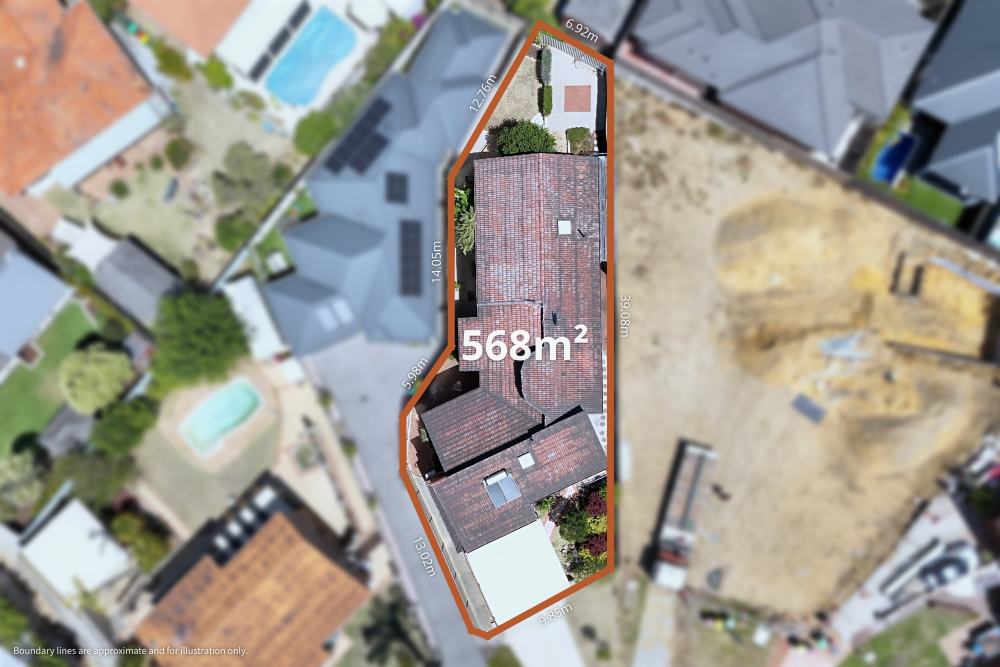
#> input picture 28 Cameron Way - Top Down 2.jpg, 3000 x 2000 px (shown at 1/3 size)
$ python -i estpose.py   (imports and definitions only)   (older library calls are emulated)
#> lines starting #> are read from the running program, lines starting #| are printed output that depends on the picture
### sreg.py
import json, math, sys, numpy as np, cv2
from nad import cam as camOf
D=math.pi/180
class Sat:
    def __init__(s, key):
        m=json.load(open(f'sat/{key}.json')); s.z=m['z']; s.x0=m['x0']; s.y0=m['y0']
        im=cv2.imread(f'sat/{key}.jpg', cv2.IMREAD_GRAYSCALE).astype(np.float32); s.img=im; s.n=2**s.z
    def pix(s, lat, lng):
        x=(lng+180)/360*s.n; la=lat*D; y=(1-np.log(np.tan(la)+1/np.cos(la))/math.pi)/2*s.n
        return (x-s.x0)*256, (y-s.y0)*256
# [17 lines left out: functions rays, ground, not called in this run]
def grad(im):
    gx=cv2.Sobel(im,cv2.CV_32F,1,0,ksize=3); gy=cv2.Sobel(im,cv2.CV_32F,0,1,ksize=3); return cv2.GaussianBlur(np.hypot(gx,gy),(0,0),1.0)
class Reg:
    # [17 lines left out: functions __init__, render, score, not called in this run]
    def pose(s,p):
        c=dict(s.c0); c['yaw']+=p[0]; c['pitch']+=p[1]; c['roll']=c.get('roll',0)+p[2]; c['f35']=24*p[3]
        c['lat']+=p[5]/111320; c['lng']+=p[4]/(111320*math.cos(c['lat']*D)); c['h']+=p[6]; return c
    # [23 lines left out: function solve, not called in this run]
# [3 lines that do not run on import are left out]

### estpose.py
"""Estimate camera pose for DJI Fly exports that lost their drone-dji XMP, and write an XMP packet so the pipeline can run.
usage: python3 estpose.py <slug> <house_lat> <house_lng> <photo>...   (run from ~/aerial)"""
import sys, re, math, json, numpy as np, cv2
from PIL import Image
sys.path.insert(0, '.')
D = math.pi/180
slug, hl, hg = sys.argv[1], float(sys.argv[2]), float(sys.argv[3]); photos = sys.argv[4:]
from sreg import Sat, rays, ground, grad
# [1 line that did not run here, left out]
def exif(f):
    g = Image.open(f)._getexif()[34853]
    d = lambda v, r: (-1 if r in ('S', 'W') else 1) * (float(v[0]) + float(v[1])/60 + float(v[2])/3600)
    return d(g[2], g[1]), d(g[4], g[3]), float(g[6])
def horizon_row(img):
    h0, w0 = img.shape[:2]; s = 1000/w0; im = cv2.resize(img, (1000, int(h0*s)), interpolation=cv2.INTER_AREA)
#> after `h0, w0 = img.shape[:2]`: h0 = 2000; w0 = 3000
#> after `s = 1000 / w0`: s = 0.333
#> after `im = cv2.resize(img, (1000, int(h0 * s)), interpolation=cv2.INTER_AREA`:
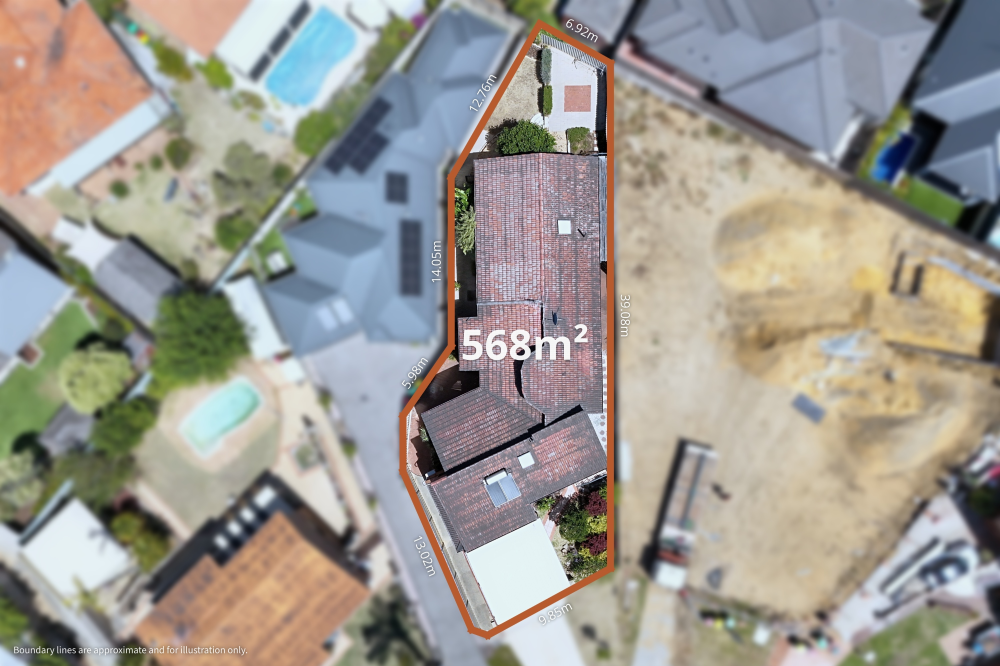
#> im: shape (666, 1000, 3); mean R, G, B 157.1, 153.1, 145.2
    h, w = im.shape[:2]; g = cv2.GaussianBlur(cv2.cvtColor(im, cv2.COLOR_RGB2GRAY).astype(np.float32), (0, 0), 1.2); ys = []
#> after `h, w = im.shape[:2]`: h = 666; w = 1000
#> after `g = cv2.GaussianBlur(cv2.cvtColor(im, cv2.COLOR_RGB2GRAY).astype(np.fl`:
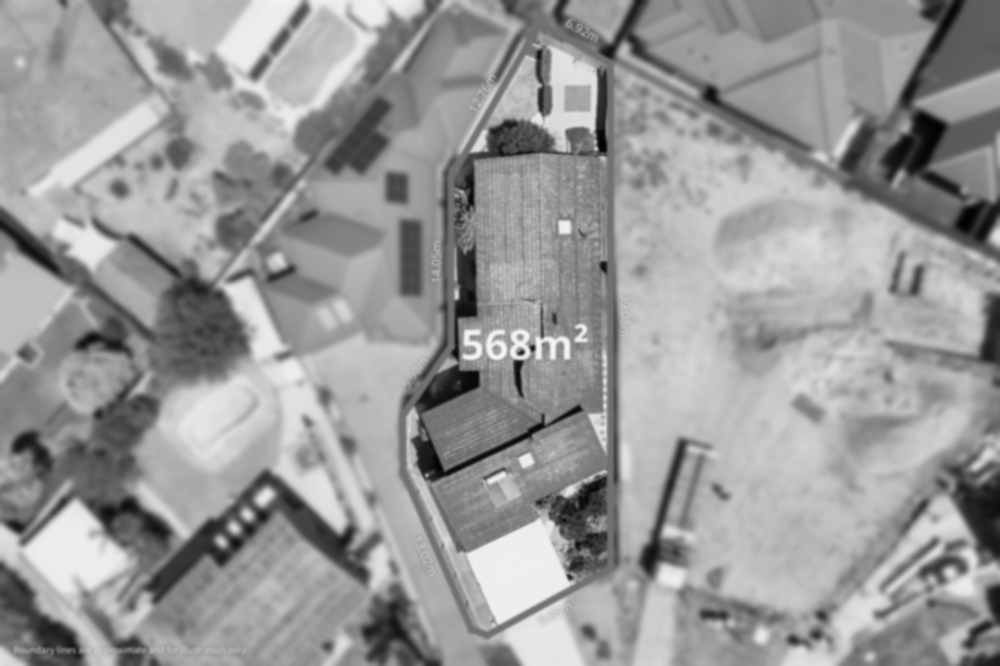
#> g: shape (666, 1000) float32; min 1.38, max 245.7, mean 153.4
    for x in range(40, 960, 3):
        col = g[:, x]
        if col[:int(h*.04)].mean() < 120: continue
        dark = col < min(118, .72*float(np.median(col[:int(h*.04)])))
        run = np.convolve(dark.astype(np.int32), np.ones(6, np.int32), 'valid') == 6
        i = np.argmax(run) if run.any() else -1
        if h*.02 < i < h*.75: ys.append(i)
#> this loop made 307 passes
#> i on passes 1 to 3: 240, 242, 245
#> after the loop, ys = 235 values, max 499 at index 76, min 17 at index 75, mean 133.8
    return (np.median(ys)/s) if len(ys) > 40 else None
class R:
    def __init__(s, f, gw=320):
        im = cv2.imread(f, cv2.IMREAD_GRAYSCALE); s.H, s.W = im.shape; s.X, s.Y = rays(s.W, s.H, None, gw)
        s.P = grad(cv2.resize(im, (gw, s.X.shape[0]), interpolation=cv2.INTER_AREA).astype(np.float32))
    def score(s, c):
        lat, lng, dist, ok = ground(c, s.W, s.H, s.X, s.Y); px, py = sat.pix(lat, lng)
        m = ok & (dist < 450) & (px > 2) & (py > 2) & (px < sat.img.shape[1]-3) & (py < sat.img.shape[0]-3)
        if m.sum() < 2000: return -1
        G = grad(cv2.remap(sat.img, px.astype(np.float32), py.astype(np.float32), cv2.INTER_LINEAR))
        m2 = cv2.erode(m.astype(np.uint8), np.ones((5, 5), np.uint8)).astype(bool); a = s.P[m2]; b = G[m2]; a = a-a.mean(); b = b-b.mean()
        return float((a*b).sum()/math.sqrt((a*a).sum()*(b*b).sum()+1e-9))
out = {}
# [25 lines not run here, left out]

>>> import cv2
>>> picture = cv2.cvtColor(cv2.imread('28 Cameron Way - Top Down 2.jpg'), cv2.COLOR_BGR2RGB)
>>> result = horizon_row(picture)
#> result = 357

$ run again, on DJI_20261110_0088.jpg
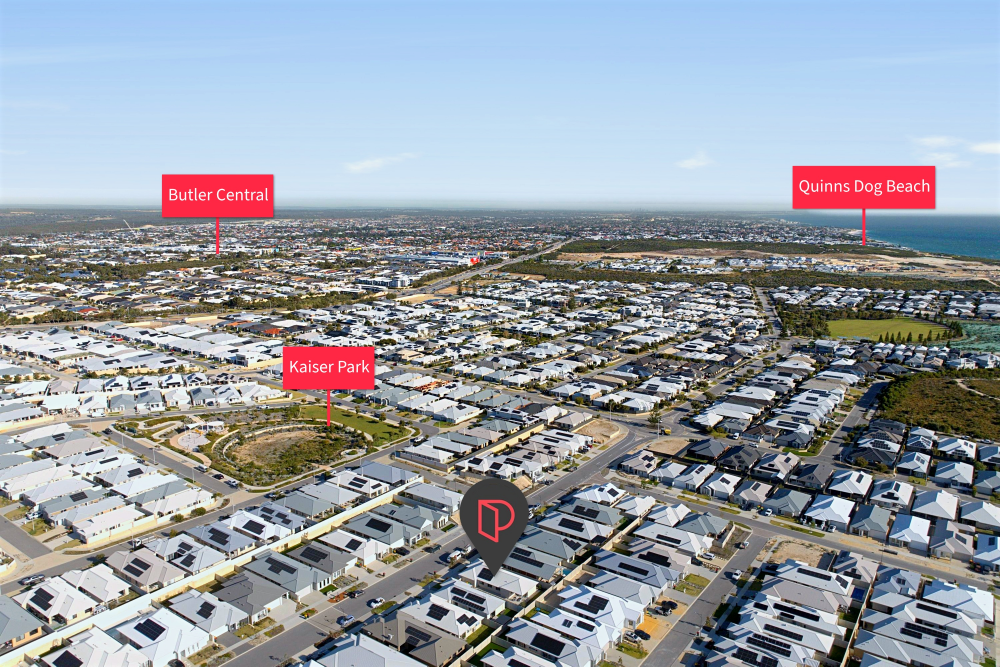
#> input picture DJI_20261110_0088.jpg, 3000 x 2000 px (shown at 1/3 size)
#> in horizon_row, `im = cv2.resize(img, (1000, int(h0 * s)), interpolation=cv2.INTER_AREA`:
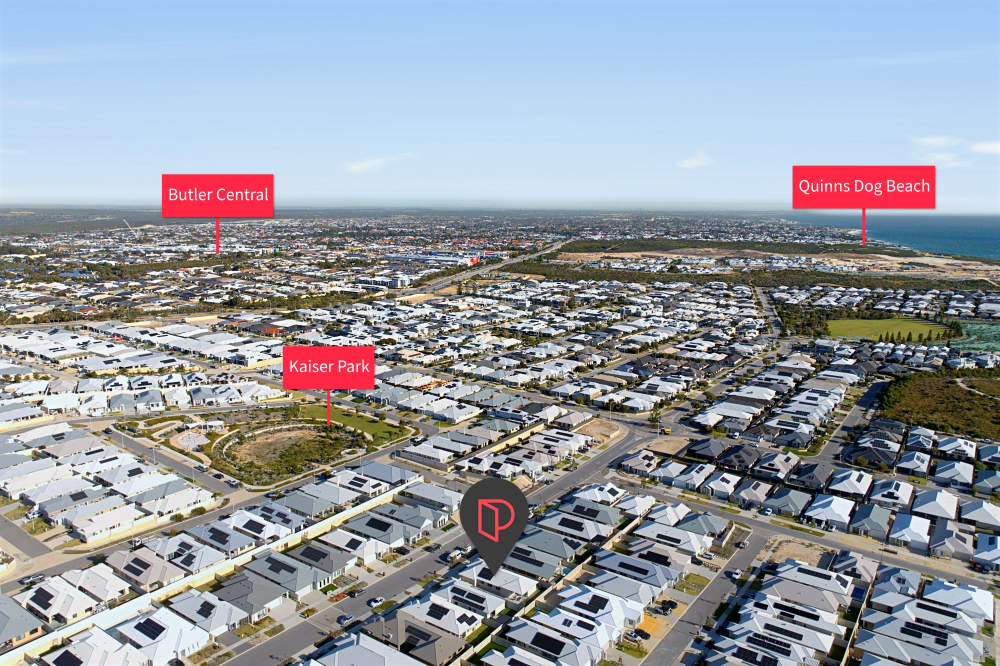
#> im: shape (666, 1000, 3); mean R, G, B 150.2, 155.4, 162.7
#> in horizon_row, `g = cv2.GaussianBlur(cv2.cvtColor(im, cv2.COLOR_RGB2GRAY).astype(np.fl`:
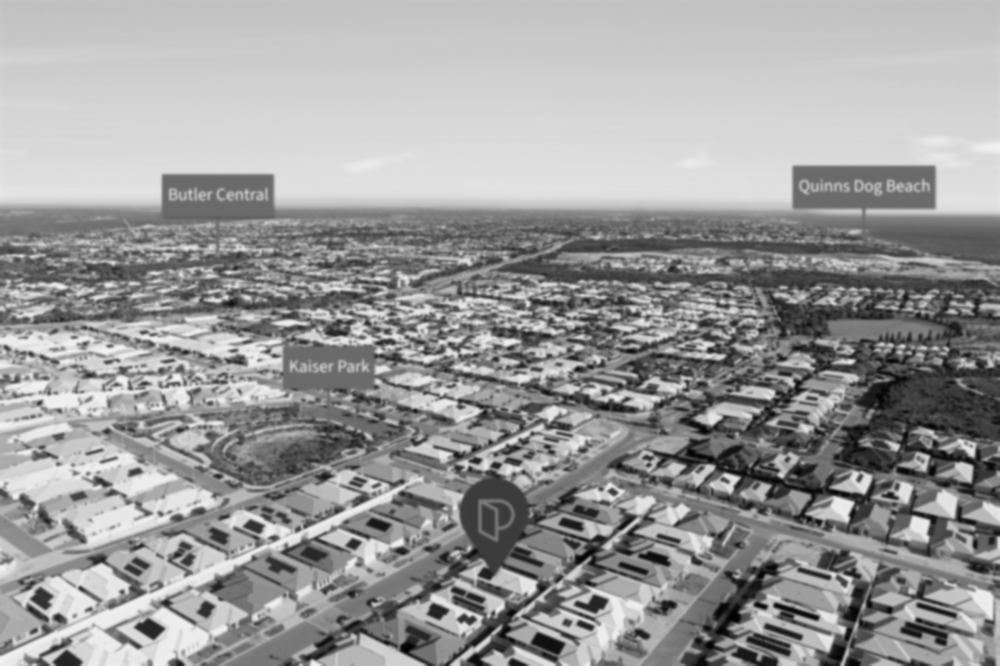
#> g: shape (666, 1000) float32; min 1.53, max 244.1, mean 154.7
#> the loop in horizon_row, `for x in range(40, 960, 3):` made 307 passes
#> i on passes 1 to 3: 257, 225, 224
#> after the loop in horizon_row, `for x in range(40, 960, 3):`: ys = 307 values, max 299 at index 87, min 167 at index 252, mean 213.5
#> result = 666

$ run again, on DJI_20261110_0089.jpg
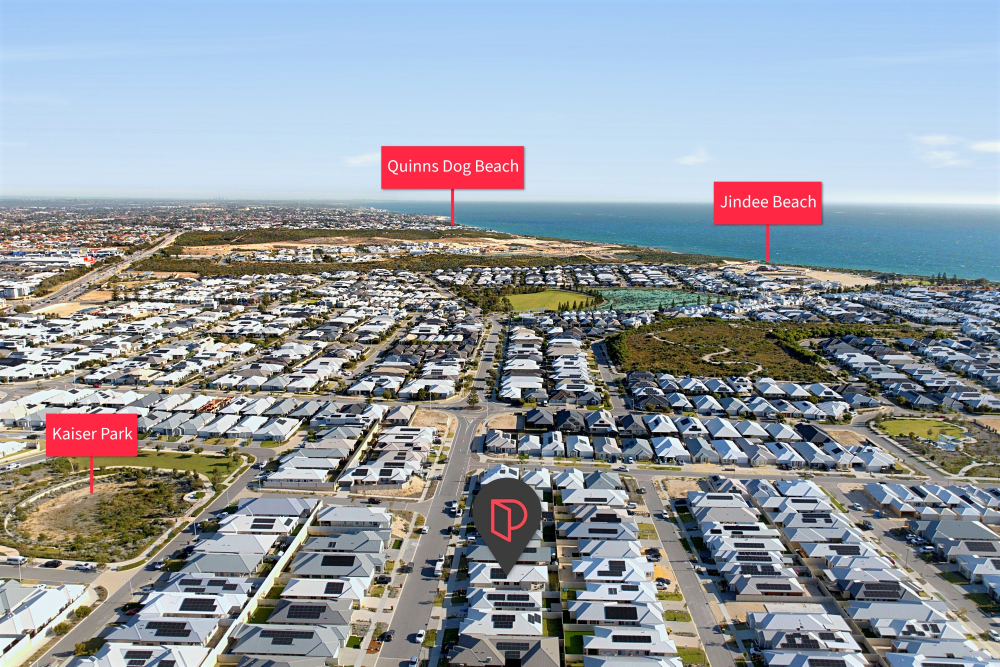
#> input picture DJI_20261110_0089.jpg, 3000 x 2000 px (shown at 1/3 size)
#> in horizon_row, `im = cv2.resize(img, (1000, int(h0 * s)), interpolation=cv2.INTER_AREA`:
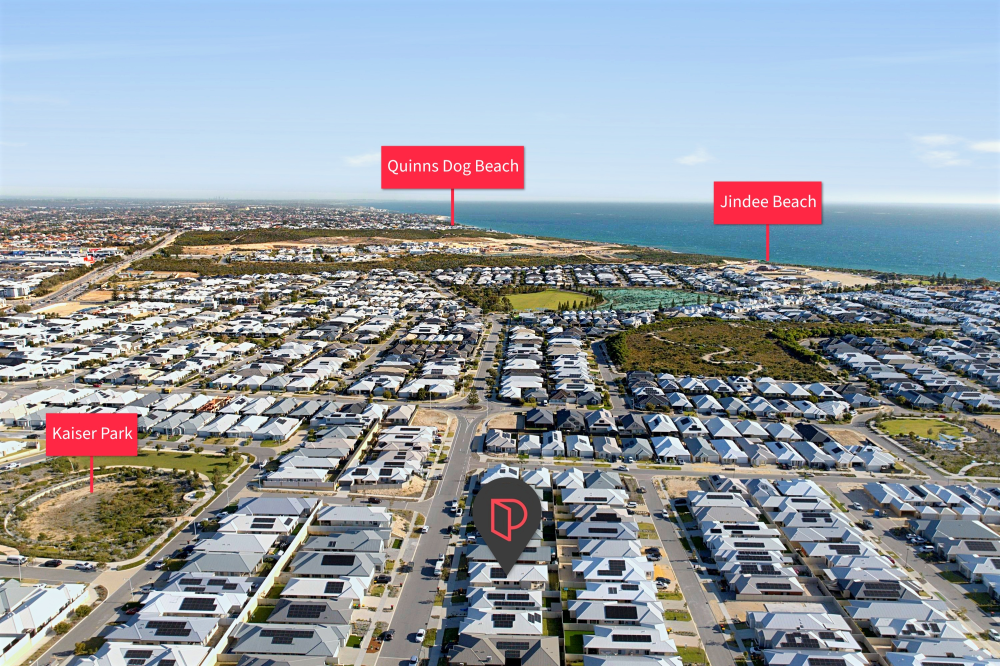
#> im: shape (666, 1000, 3); mean R, G, B 147.3, 153.4, 159.8
#> in horizon_row, `g = cv2.GaussianBlur(cv2.cvtColor(im, cv2.COLOR_RGB2GRAY).astype(np.fl`:
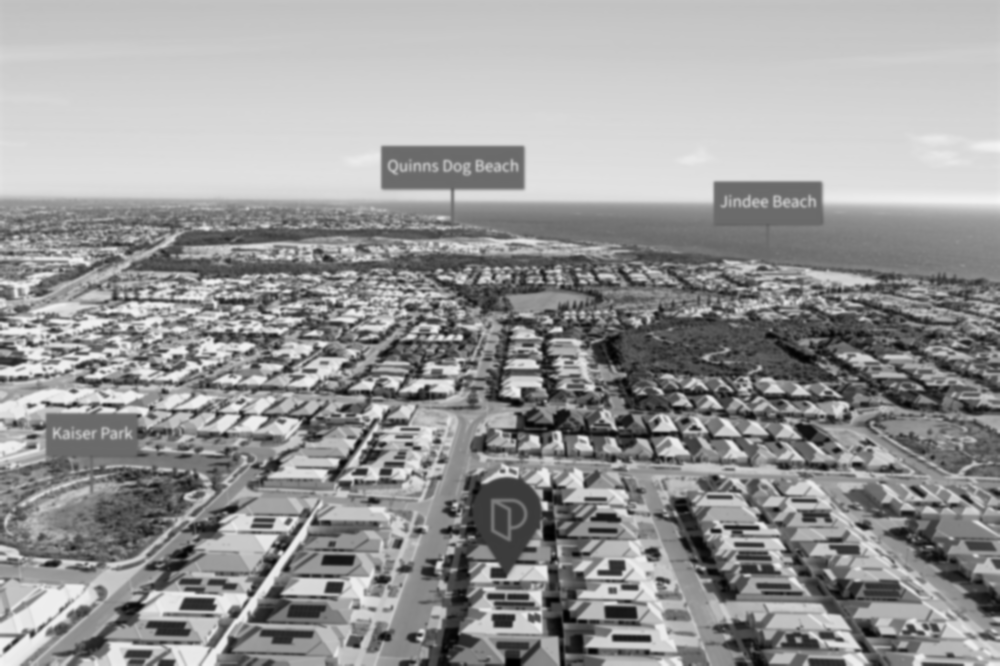
#> g: shape (666, 1000) float32; min 0.0153, max 245.7, mean 152.3
#> the loop in horizon_row, `for x in range(40, 960, 3):` made 307 passes
#> i on passes 1 to 3: 226, 280, 279
#> after the loop in horizon_row, `for x in range(40, 960, 3):`: ys = 307 values, max 379 at index 16, min 147 at index 128, mean 218.1
#> result = 666

$ run again, on DJI_20261110_0090.jpg
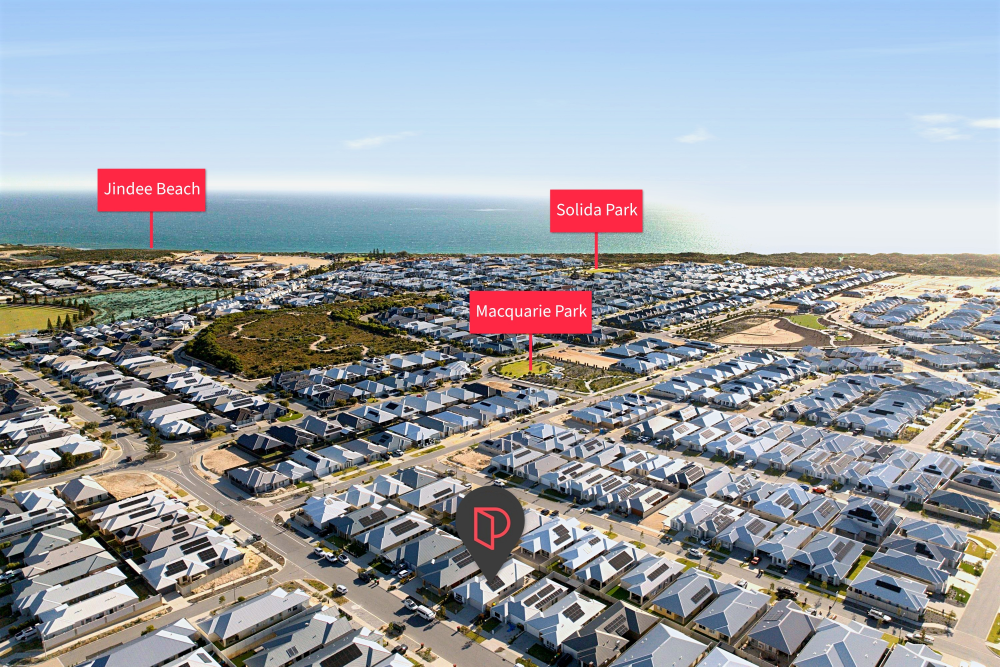
#> input picture DJI_20261110_0090.jpg, 3000 x 2000 px (shown at 1/3 size)
#> in horizon_row, `im = cv2.resize(img, (1000, int(h0 * s)), interpolation=cv2.INTER_AREA`:
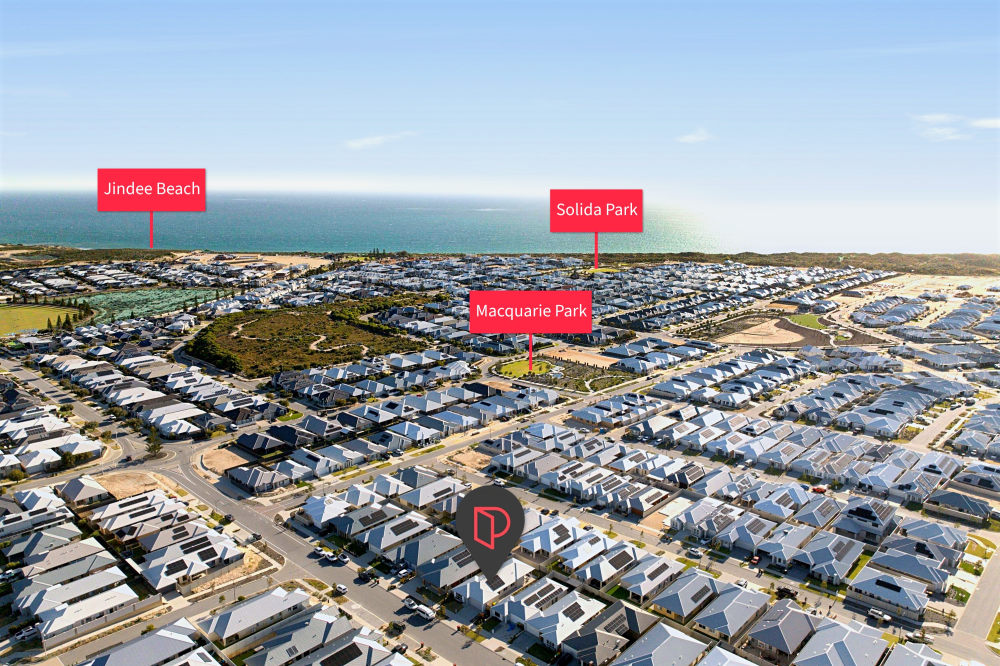
#> im: shape (666, 1000, 3); mean R, G, B 153, 157.5, 163.6
#> in horizon_row, `g = cv2.GaussianBlur(cv2.cvtColor(im, cv2.COLOR_RGB2GRAY).astype(np.fl`:
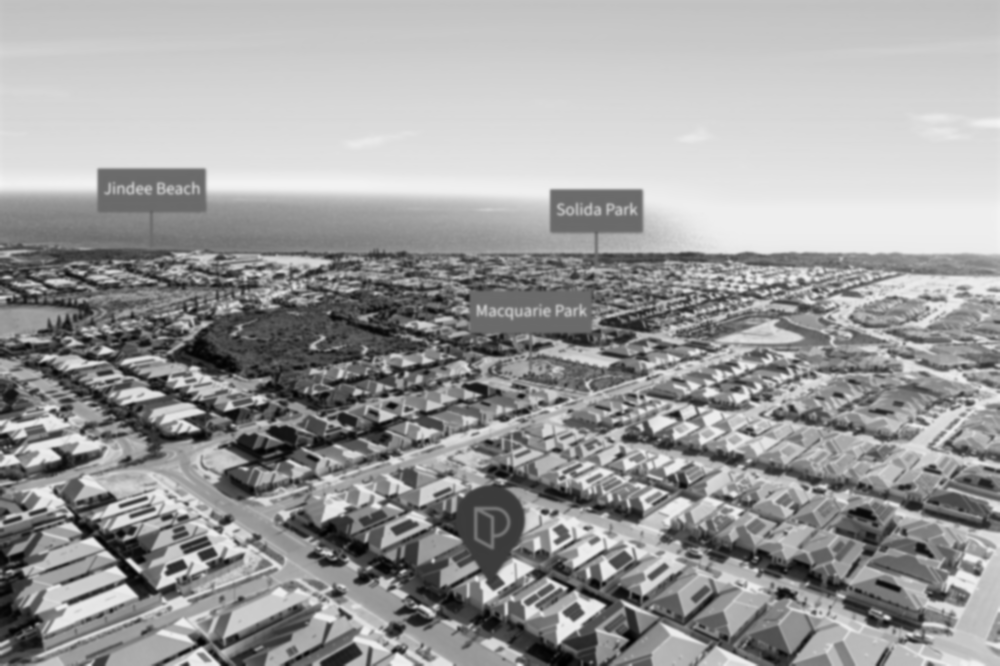
#> g: shape (666, 1000) float32; min 0.612, max 243.8, mean 156.9
#> the loop in horizon_row, `for x in range(40, 960, 3):` made 307 passes
#> i on passes 1 to 3: 231, 232, 232
#> after the loop in horizon_row, `for x in range(40, 960, 3):`: ys = 307 values, max 493 at index 301, min 170 at index 20, mean 262
#> result = 765
